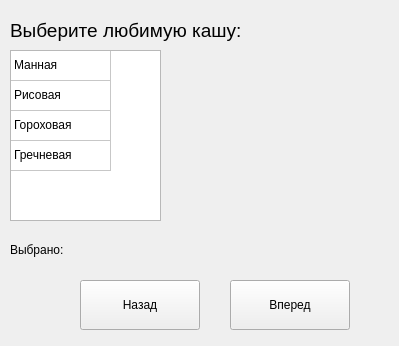
<?xml version="1.0" encoding="UTF-8"?>
<ui version="4.0">
 <class>boyhood</class>
 <widget class="QWidget" name="boyhood">
  <property name="geometry">
   <rect>
    <x>0</x>
    <y>0</y>
    <width>399</width>
    <height>346</height>
   </rect>
  </property>
  <property name="windowTitle">
   <string>Form</string>
  </property>
  <widget class="QLabel" name="chilhoodLbl2">
   <property name="geometry">
    <rect>
     <x>10</x>
     <y>10</y>
     <width>311</width>
     <height>41</height>
    </rect>
   </property>
   <property name="text">
    <string>&lt;html&gt;&lt;head/&gt;&lt;body&gt;&lt;p&gt;&lt;span style=&quot; font-size:14pt;&quot;&gt;Выберите любимую кашу:&lt;/span&gt;&lt;/p&gt;&lt;/body&gt;&lt;/html&gt;</string>
   </property>
  </widget>
  <widget class="QLabel" name="chilhoodLbl1">
   <property name="geometry">
    <rect>
     <x>10</x>
     <y>240</y>
     <width>171</width>
     <height>20</height>
    </rect>
   </property>
   <property name="text">
    <string>Выбрано: </string>
   </property>
  </widget>
  <widget class="QPushButton" name="Back">
   <property name="geometry">
    <rect>
     <x>80</x>
     <y>280</y>
     <width>120</width>
     <height>50</height>
    </rect>
   </property>
   <property name="text">
    <string>Назад</string>
   </property>
  </widget>
  <widget class="QPushButton" name="Next">
   <property name="geometry">
    <rect>
     <x>230</x>
     <y>280</y>
     <width>120</width>
     <height>50</height>
    </rect>
   </property>
   <property name="text">
    <string>Вперед</string>
   </property>
  </widget>
  <widget class="QLabel" name="labelImg">
   <property name="geometry">
    <rect>
     <x>200</x>
     <y>50</y>
     <width>171</width>
     <height>171</height>
    </rect>
   </property>
   <property name="text">
    <string/>
   </property>
  </widget>
  <widget class="QTableWidget" name="tableWidget">
   <property name="geometry">
    <rect>
     <x>10</x>
     <y>50</y>
     <width>151</width>
     <height>171</height>
    </rect>
   </property>
   <property name="rowCount">
    <number>4</number>
   </property>
   <property name="columnCount">
    <number>1</number>
   </property>
   <attribute name="horizontalHeaderVisible">
    <bool>false</bool>
   </attribute>
   <attribute name="verticalHeaderVisible">
    <bool>false</bool>
   </attribute>
   <row/>
   <row/>
   <row/>
   <row/>
   <column/>
   <item row="0" column="0">
    <property name="text">
     <string>Манная</string>
    </property>
   </item>
   <item row="1" column="0">
    <property name="text">
     <string>Рисовая</string>
    </property>
   </item>
   <item row="2" column="0">
    <property name="text">
     <string>Гороховая</string>
    </property>
   </item>
   <item row="3" column="0">
    <property name="text">
     <string>Гречневая</string>
    </property>
   </item>
  </widget>
 </widget>
 <resources/>
 <connections/>
</ui>
